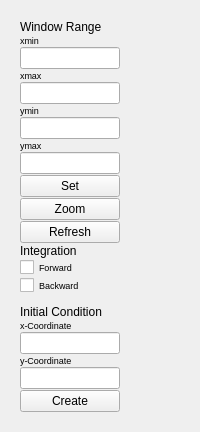
        <widget class="QWidget" name="phaseplane">
         <property name="sizePolicy">
          <sizepolicy hsizetype="MinimumExpanding" vsizetype="MinimumExpanding">
           <horstretch>0</horstretch>
           <verstretch>0</verstretch>
          </sizepolicy>
         </property>
         <attribute name="title">
          <string>Phase Plane</string>
         </attribute>
         <layout class="QVBoxLayout" name="verticalLayout_2">
          <item>
           <layout class="QHBoxLayout" name="horizontalLayout_2">
            <property name="spacing">
             <number>0</number>
            </property>
            <item>
             <widget class="QWidget" name="widget" native="true">
              <property name="sizePolicy">
               <sizepolicy hsizetype="Fixed" vsizetype="Preferred">
                <horstretch>0</horstretch>
                <verstretch>0</verstretch>
               </sizepolicy>
              </property>
              <property name="minimumSize">
               <size>
                <width>110</width>
                <height>0</height>
               </size>
              </property>
              <layout class="QVBoxLayout" name="verticalLayout">
               <property name="spacing">
                <number>1</number>
               </property>
               <property name="sizeConstraint">
                <enum>QLayout::SetDefaultConstraint</enum>
               </property>
               <property name="rightMargin">
                <number>10</number>
               </property>
               <item>
                <widget class="QLabel" name="PP_WindowRangeLabel">
                 <property name="minimumSize">
                  <size>
                   <width>100</width>
                   <height>0</height>
                  </size>
                 </property>
                 <property name="maximumSize">
                  <size>
                   <width>100</width>
                   <height>16777215</height>
                  </size>
                 </property>
                 <property name="text">
                  <string>Window Range</string>
                 </property>
                </widget>
               </item>
               <item>
                <widget class="QLabel" name="PP_xminLabel">
                 <property name="maximumSize">
                  <size>
                   <width>100</width>
                   <height>16777215</height>
                  </size>
                 </property>
                 <property name="font">
                  <font>
                   <pointsize>7</pointsize>
                  </font>
                 </property>
                 <property name="text">
                  <string>xmin</string>
                 </property>
                </widget>
               </item>
               <item>
                <widget class="QLineEdit" name="PP_xminLineEdit">
                 <property name="sizePolicy">
                  <sizepolicy hsizetype="Fixed" vsizetype="Maximum">
                   <horstretch>0</horstretch>
                   <verstretch>0</verstretch>
                  </sizepolicy>
                 </property>
                 <property name="minimumSize">
                  <size>
                   <width>100</width>
                   <height>0</height>
                  </size>
                 </property>
                 <property name="maximumSize">
                  <size>
                   <width>100</width>
                   <height>16777215</height>
                  </size>
                 </property>
                </widget>
               </item>
               <item>
                <widget class="QLabel" name="PP_xmaxLabel">
                 <property name="minimumSize">
                  <size>
                   <width>100</width>
                   <height>0</height>
                  </size>
                 </property>
                 <property name="maximumSize">
                  <size>
                   <width>100</width>
                   <height>16777215</height>
                  </size>
                 </property>
                 <property name="font">
                  <font>
                   <pointsize>7</pointsize>
                  </font>
                 </property>
                 <property name="text">
                  <string>xmax</string>
                 </property>
                </widget>
               </item>
               <item>
                <widget class="QLineEdit" name="PP_xmaxLineEdit">
                 <property name="minimumSize">
                  <size>
                   <width>100</width>
                   <height>0</height>
                  </size>
                 </property>
                 <property name="maximumSize">
                  <size>
                   <width>100</width>
                   <height>16777215</height>
                  </size>
                 </property>
                </widget>
               </item>
               <item>
                <widget class="QLabel" name="PP_yminLabel">
                 <property name="minimumSize">
                  <size>
                   <width>100</width>
                   <height>0</height>
                  </size>
                 </property>
                 <property name="maximumSize">
                  <size>
                   <width>100</width>
                   <height>16777215</height>
                  </size>
                 </property>
                 <property name="font">
                  <font>
                   <pointsize>7</pointsize>
                  </font>
                 </property>
                 <property name="text">
                  <string>ymin</string>
                 </property>
                </widget>
               </item>
               <item>
                <widget class="QLineEdit" name="PP_yminLineEdit">
                 <property name="minimumSize">
                  <size>
                   <width>100</width>
                   <height>0</height>
                  </size>
                 </property>
                 <property name="maximumSize">
                  <size>
                   <width>100</width>
                   <height>16777215</height>
                  </size>
                 </property>
                </widget>
               </item>
               <item>
                <widget class="QLabel" name="PP_ymaxLabel">
                 <property name="minimumSize">
                  <size>
                   <width>100</width>
                   <height>0</height>
                  </size>
                 </property>
                 <property name="maximumSize">
                  <size>
                   <width>100</width>
                   <height>16777215</height>
                  </size>
                 </property>
                 <property name="font">
                  <font>
                   <pointsize>7</pointsize>
                  </font>
                 </property>
                 <property name="text">
                  <string>ymax</string>
                 </property>
                </widget>
               </item>
               <item>
                <widget class="QLineEdit" name="PP_ymaxLineEdit">
                 <property name="minimumSize">
                  <size>
                   <width>100</width>
                   <height>0</height>
                  </size>
                 </property>
                 <property name="maximumSize">
                  <size>
                   <width>100</width>
                   <height>16777215</height>
                  </size>
                 </property>
                </widget>
               </item>
               <item>
                <widget class="QPushButton" name="PP_SetButton">
                 <property name="minimumSize">
                  <size>
                   <width>100</width>
                   <height>0</height>
                  </size>
                 </property>
                 <property name="maximumSize">
                  <size>
                   <width>100</width>
                   <height>16777215</height>
                  </size>
                 </property>
                 <property name="text">
                  <string>Set</string>
                 </property>
                </widget>
               </item>
               <item>
                <widget class="QPushButton" name="PP_ZoomButton">
                 <property name="minimumSize">
                  <size>
                   <width>100</width>
                   <height>0</height>
                  </size>
                 </property>
                 <property name="maximumSize">
                  <size>
                   <width>100</width>
                   <height>16777215</height>
                  </size>
                 </property>
                 <property name="text">
                  <string>Zoom</string>
                 </property>
                </widget>
               </item>
               <item>
                <widget class="QPushButton" name="PP_RefreshButton">
                 <property name="minimumSize">
                  <size>
                   <width>100</width>
                   <height>0</height>
                  </size>
                 </property>
                 <property name="maximumSize">
                  <size>
                   <width>100</width>
                   <height>16777215</height>
                  </size>
                 </property>
                 <property name="text">
                  <string>Refresh</string>
                 </property>
                </widget>
               </item>
               <item>
                <spacer name="verticalSpacer_2">
                 <property name="orientation">
                  <enum>Qt::Vertical</enum>
                 </property>
                 <property name="sizeHint" stdset="0">
                  <size>
                   <width>10</width>
                   <height>0</height>
                  </size>
                 </property>
                </spacer>
               </item>
               <item>
                <widget class="QLabel" name="IntegrationLabel">
                 <property name="minimumSize">
                  <size>
                   <width>100</width>
                   <height>0</height>
                  </size>
                 </property>
                 <property name="maximumSize">
                  <size>
                   <width>100</width>
                   <height>16777215</height>
                  </size>
                 </property>
                 <property name="text">
                  <string>Integration</string>
                 </property>
                </widget>
               </item>
               <item>
                <widget class="QCheckBox" name="forwardCheckbox">
                 <property name="minimumSize">
                  <size>
                   <width>100</width>
                   <height>0</height>
                  </size>
                 </property>
                 <property name="maximumSize">
                  <size>
                   <width>100</width>
                   <height>16777215</height>
                  </size>
                 </property>
                 <property name="font">
                  <font>
                   <pointsize>7</pointsize>
                  </font>
                 </property>
                 <property name="text">
                  <string>Forward</string>
                 </property>
                </widget>
               </item>
               <item>
                <widget class="QCheckBox" name="backwardCheckbox">
                 <property name="minimumSize">
                  <size>
                   <width>100</width>
                   <height>0</height>
                  </size>
                 </property>
                 <property name="maximumSize">
                  <size>
                   <width>100</width>
                   <height>16777215</height>
                  </size>
                 </property>
                 <property name="font">
                  <font>
                   <pointsize>7</pointsize>
                  </font>
                 </property>
                 <property name="text">
                  <string>Backward</string>
                 </property>
                </widget>
               </item>
               <item>
                <spacer name="verticalSpacer_5">
                 <property name="orientation">
                  <enum>Qt::Vertical</enum>
                 </property>
                 <property name="sizeType">
                  <enum>QSizePolicy::Fixed</enum>
                 </property>
                 <property name="sizeHint" stdset="0">
                  <size>
                   <width>10</width>
                   <height>10</height>
                  </size>
                 </property>
                </spacer>
               </item>
               <item>
                <widget class="QLabel" name="PP_InitialConditionLabel">
                 <property name="minimumSize">
                  <size>
                   <width>100</width>
                   <height>0</height>
                  </size>
                 </property>
                 <property name="maximumSize">
                  <size>
                   <width>100</width>
                   <height>16777215</height>
                  </size>
                 </property>
                 <property name="text">
                  <string>Initial Condition</string>
                 </property>
                </widget>
               </item>
               <item>
                <widget class="QLabel" name="PP_x_initLabel">
                 <property name="minimumSize">
                  <size>
                   <width>100</width>
                   <height>0</height>
                  </size>
                 </property>
                 <property name="maximumSize">
                  <size>
                   <width>100</width>
                   <height>16777215</height>
                  </size>
                 </property>
                 <property name="font">
                  <font>
                   <pointsize>7</pointsize>
                  </font>
                 </property>
                 <property name="text">
                  <string>x-Coordinate</string>
                 </property>
                </widget>
               </item>
               <item>
                <widget class="QLineEdit" name="PP_x_initLineEdit">
                 <property name="minimumSize">
                  <size>
                   <width>100</width>
                   <height>0</height>
                  </size>
                 </property>
                 <property name="maximumSize">
                  <size>
                   <width>100</width>
                   <height>16777215</height>
                  </size>
                 </property>
                </widget>
               </item>
               <item>
                <widget class="QLabel" name="PP_y_initLabel">
                 <property name="minimumSize">
                  <size>
                   <width>100</width>
                   <height>0</height>
                  </size>
                 </property>
                 <property name="maximumSize">
                  <size>
                   <width>100</width>
                   <height>16777215</height>
                  </size>
                 </property>
                 <property name="font">
                  <font>
                   <pointsize>7</pointsize>
                  </font>
                 </property>
                 <property name="text">
                  <string>y-Coordinate</string>
                 </property>
                </widget>
               </item>
               <item>
                <widget class="QLineEdit" name="PP_y_initLineEdit">
                 <property name="minimumSize">
                  <size>
                   <width>100</width>
                   <height>0</height>
                  </size>
                 </property>
                 <property name="maximumSize">
                  <size>
                   <width>100</width>
                   <height>16777215</height>
                  </size>
                 </property>
                </widget>
               </item>
               <item>
                <widget class="QPushButton" name="PP_CreateTrajectoryButton">
                 <property name="minimumSize">
                  <size>
                   <width>100</width>
                   <height>0</height>
                  </size>
                 </property>
                 <property name="maximumSize">
                  <size>
                   <width>100</width>
                   <height>16777215</height>
                  </size>
                 </property>
                 <property name="text">
                  <string>Create</string>
                 </property>
                </widget>
               </item>
              </layout>
             </widget>
            </item>
            <item>
             <widget class="QFrame" name="frame1">
              <property name="sizePolicy">
               <sizepolicy hsizetype="MinimumExpanding" vsizetype="MinimumExpanding">
                <horstretch>0</horstretch>
                <verstretch>0</verstretch>
               </sizepolicy>
              </property>
              <property name="minimumSize">
               <size>
                <width>0</width>
                <height>0</height>
               </size>
              </property>
              <property name="frameShape">
               <enum>QFrame::NoFrame</enum>
              </property>
              <property name="frameShadow">
               <enum>QFrame::Plain</enum>
              </property>
              <property name="lineWidth">
               <number>0</number>
              </property>
             </widget>
            </item>
           </layout>
          </item>
         </layout>
        </widget>
